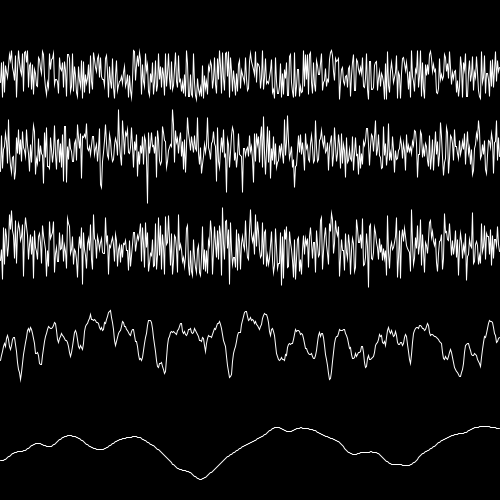
Frame 1 (no input)
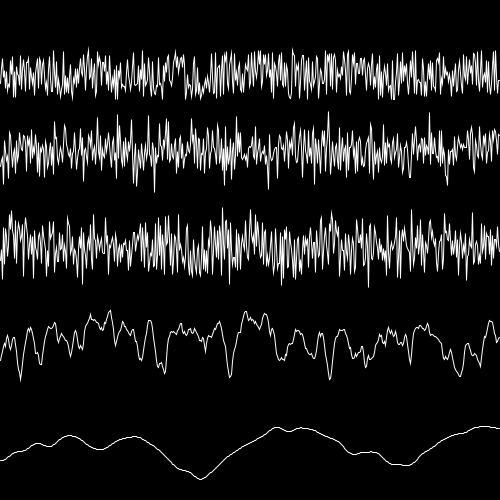
Frame 60 (the mouse pressed at the canvas centre just before this capture)
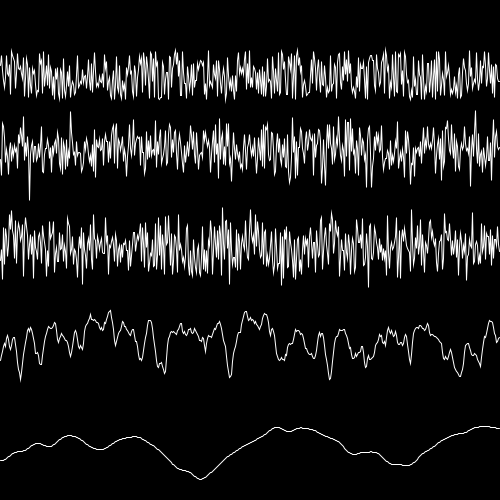
Frame 120 (the mouse held since frame 60 and released just before this capture)

The Processing sketch that drew these frames (run headless with seeded random() and noise(); from frame 60 on, the mouse is pressed at the canvas centre):

// Processing sketch: Random
// ── Random.pde


void setup() {
  size(500, 500);
  background(0);
  stroke(255);
  noFill();
  
  frameRate(5);
}

void draw() {
  
  background(0);
  
  translate(0, 50);
  beginShape();
    for(int i=0; i < width; i++) {
      vertex(i, random(0, 50)); 
    }
  endShape();

  translate(0, 100);
  beginShape();
    for(int i=0; i < width; i++) {
      float y = randomGaussian()*15;
      vertex(i, y); 
    }
  endShape();  

  translate(0, 50);
  beginShape();
    for(int i=0; i < width; i++) {
      float y = noise(i)*100;
      vertex(i, y); 
    }
  endShape();
  
  translate(0, 100);
  beginShape();
    for(int i=0; i < width; i++) {
      float y = noise(i*.1)*100;
      vertex(i, y); 
    }
  endShape();
  
  translate(0, 100);
  beginShape();
    for(int i=0; i < width; i++) {
      float y = noise(i*.01)*100;
      vertex(i, y); 
    }
  endShape();
  
  

}
